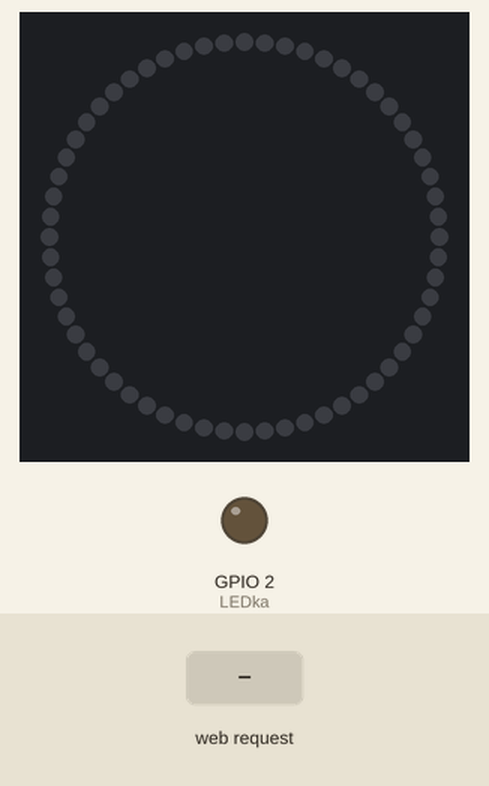
Recording of a sketch running on a simulated ESP8266 (NodeMCU). Shown: 60 RGB LEDs in a ring, first at the top, clockwise, output pins drawn as LEDs (lit = HIGH). The test bench sets the inputs (shaded band). Dim RGB values are drawn brighter than linear; WiFi joins after 1.5 s; servers stay silent unless stated; the strip is taken to match the declared colour order; what the sketch prints to the serial monitor is not drawn.

Above: at 2.7 s.
2.8 s: HTTP request GET /led1flash received
At 3.2 s:
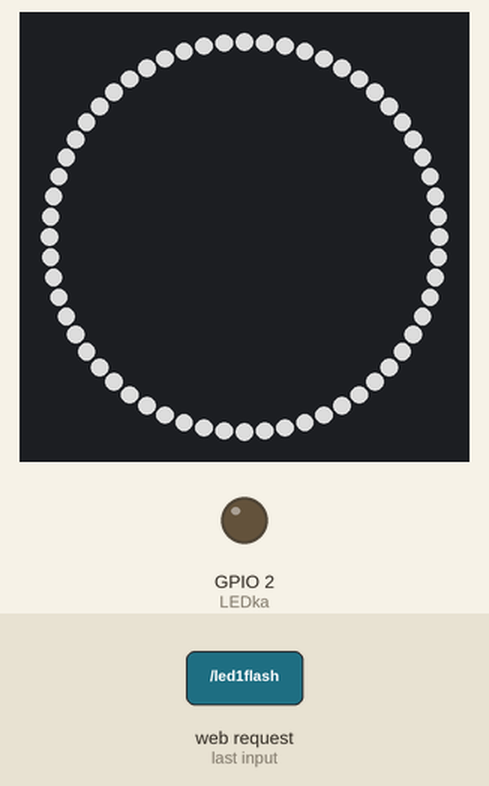
5.8 s: HTTP request GET /led1cervena received
At 6.2 s:
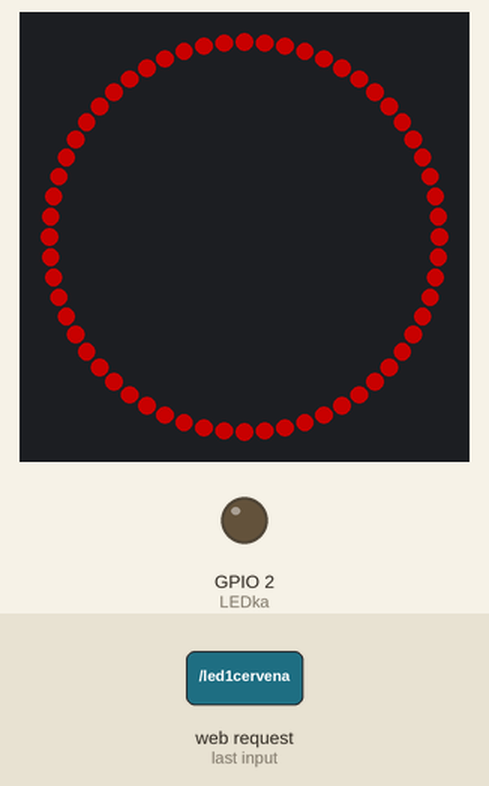
8.8 s: HTTP request GET /led1zelena received
At 9.2 s:
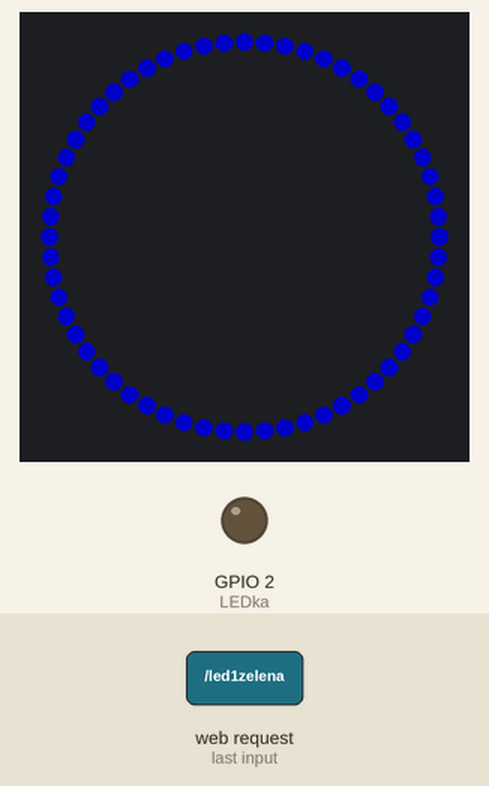
11.8 s: HTTP request GET /led1modra received
At 12.2 s:
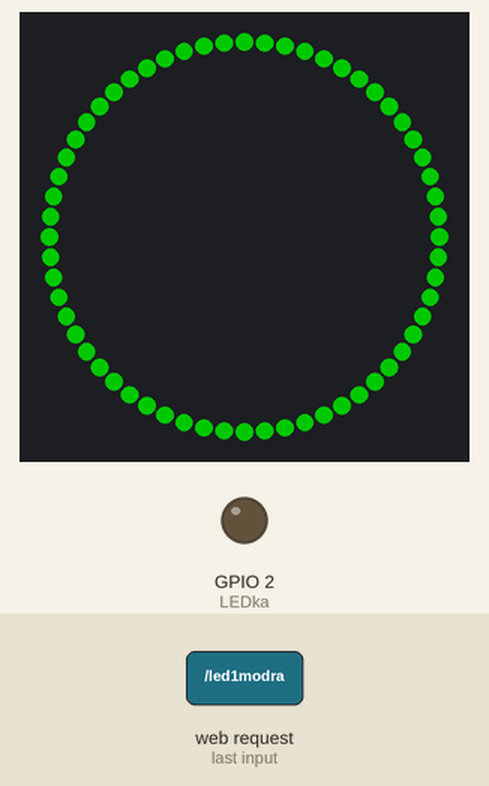
14.8 s: HTTP request GET /led1ruzova received
At 15.2 s:
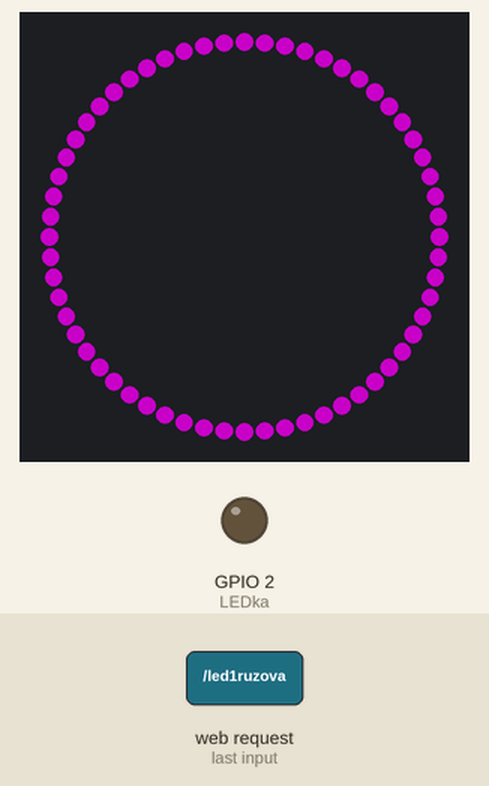
17.8 s: HTTP request GET /led1azurova received
At 18.2 s:
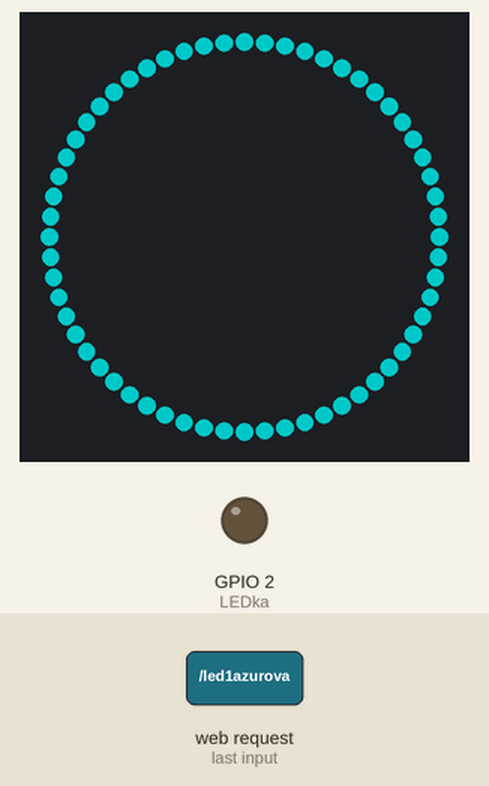
Timing chart, 0 to 20.8 s (numbered marks = the images above; inputs shaded):
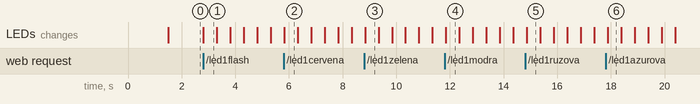

Measured:
- after the input at 2.8 s, the LEDs: change at once (image 1)
- after the input at 5.8 s, the LEDs: change at once (image 2)
- after the input at 8.8 s, the LEDs: change at once (image 3)
- after the input at 11.8 s, the LEDs: change after 0.05 s (image 4)
- after the input at 14.8 s, the LEDs: change after 0.07 s (image 5)
- after the input at 17.8 s, the LEDs: change after 0.08 s (image 6)
- what the display in image 1 shows lasts 0.5 s, from 2.8 s to 3.3 s

The sketch:

arduino_projekt.ino
```cpp
#include <ESP8266WiFi.h>
#include <ESP8266WebServer.h>
#include <Adafruit_NeoPixel.h> // knihovna LED

#define LEDka LED_BUILTIN
#define pinDIN 15 // port, kde jsou připojeny LED
#define pocetLED 60 // celkový počet LED Diod

#ifdef ESP32
#pragma message(THIS EXAMPLE IS FOR ESP8266 ONLY!)
#error Select ESP8266 board.
#endif

Adafruit_NeoPixel rgbWS = Adafruit_NeoPixel(pocetLED, pinDIN, NEO_RGB + NEO_KHZ800); // inicializace LED modulu z knihovny

ESP8266WebServer server(80); // 80 je port číslo

byte blik=0;
byte barva=7;

const char* nazevWiFi = "PR"; // Název vaší používáné WiFi
const char* hesloWiFi = "petrivana7878"; // Heslo od vaší WiFi


String ledon, ledoff, ledcervena, ledmodra, ledzelena, ledruzova, ledazurova, ledzluta, ledbila;

void LEDon() //sviceni
{
  blik = 1;
  server.send(200, "text/html", ledon);
}

void LEDoff()
{
  blik = 2;
  vypniLed();
  server.send(200, "text/html", ledoff);
}

void LEDblikani() //blikani
{
  blik = 3;
  server.send(200, "text/html", ledon);
}

void LEDcervena()
{
  barva = 1;
  server.send(200, "text/html", ledcervena);
}

void LEDmodra()
{
  barva = 2;
  server.send(200, "text/html", ledmodra);
}

void LEDzelena()
{
  barva = 3;
  server.send(200, "text/html", ledzelena);
}

void LEDruzova()
{
  barva = 4;
  server.send(200, "text/html", ledruzova);
}

void LEDazurova()
{
  barva = 5;
  server.send(200, "text/html", ledazurova);
}

void LEDzluta()
{
  barva = 6;
  server.send(200, "text/html", ledzluta);
}

void LEDbila()
{
  barva = 7;
  server.send(200, "text/html", ledbila);
}


void setup()
{
  Serial.begin(115200);
  WiFi.mode(WIFI_STA);
  WiFi.begin(nazevWiFi, hesloWiFi);

  while (WiFi.status() != WL_CONNECTED)delay(500);

  Serial.print(WiFi.localIP());

  server.on("/led1on", LEDon);
  server.on("/led1off", LEDoff);
  server.on("/led1flash", LEDblikani);
  server.on("/led1cervena", LEDcervena);
  server.on("/led1zelena", LEDzelena);
  server.on("/led1modra", LEDmodra);
  server.on("/led1ruzova", LEDruzova);
  server.on("/led1azurova", LEDazurova);
  server.on("/led1zluta", LEDzluta);
  server.on("/led1bila", LEDbila);

  server.begin();

  pinMode(LEDka, OUTPUT);
  digitalWrite(LEDka, LOW);
  rgbWS.begin();
  vypniLed();
}

void loop()
{
server.handleClient();
delay(1);
if(blik ==1)
{
    if(barva==1) //cervena
    {
      still(255,0,0, pocetLED, 500);
    }

    if(barva==2) // zelena
    {
      still(0,255,0, pocetLED, 500);
    }

    if(barva==3) // modra
    {
      still(0,0,255, pocetLED, 500);
    }

    if(barva==4) //ruzova
    {
      still(255,0,255, pocetLED, 500);
    }

    if(barva==5) //azurova
    {
      still(0,255,255, pocetLED, 500);
    }

    if(barva==6) //zluta
    {
      still(255,255,0, pocetLED, 500);
    }

    if(barva==7) //bila
    {
       still(150,150,150, pocetLED, 500);
    }
}

if(blik ==3)
{
    if(barva==1) //cervena
    {
      flash(255,0,0,pocetLED, 500, 100);
    }

    if(barva==2) //zelena
    {
      flash(0,255,0,pocetLED, 500, 100);
    }

    if(barva==3) //modra
    {
     flash(0,0,255,pocetLED, 500, 100);
      }

    if(barva==4) //ruzova
    {
      flash(255,0,255,pocetLED, 500, 100);
    }

    if(barva==5) //azurova
    {
      flash(0,255,255,pocetLED, 500, 100);
    }

    if(barva==6) //zluta
    {
      flash(255,255,0,pocetLED, 500, 100);
    }

    if(barva==7) //bila
    {
      flash(150,150,150, pocetLED, 500, 100);
    }
}

}

//____________________________________LEDKY____________________________________________________________________________

void nastavRGB (byte r, byte g, byte b, int cislo) // procedura pro nastavení zadané barvy na zvolenou Diodu
{
  uint32_t barva; // definice proměnné, datový typ
  barva = rgbWS.Color(r, g, b); // načtení barvy do proměnné
  rgbWS.setPixelColor(cislo, barva);
}

void vypniLed()
{
byte i=0; // vytvoření pomocné proměnné, i = jednotlivá LED Dioda

    while(i<pocetLED) // cyklus, který nastaví hodnotu RGB na 0, postupně u všech LED
    {
      rgbWS.setPixelColor(i, 0);
      i++;
    }
rgbWS.show(); // aktualizace barev na všech LED

}

void flash(byte r, byte g, byte b, byte pocet,int zpozdeni, byte jas) // funkce, která nastaví barvu LED Diod, frekvenci blikání a jas
{
  for (int i =0;i<pocet;i++)
  {
  nastavRGB(r,g,b, i);
  }
rgbWS.show(); //aktualizace barev na všech LED
delay(zpozdeni);
vypniLed();
delay(zpozdeni);
rgbWS.setBrightness(jas);
}

void still(byte r, byte g, byte b, byte pocet, byte jas) // funkce, které nastaví barvu LED Diod a svícení
{
  for (int i=0; i <pocet; i++)
  {
    nastavRGB(r,g,b,i);
  }
  rgbWS.show();
  rgbWS.setBrightness(jas);

}
```
